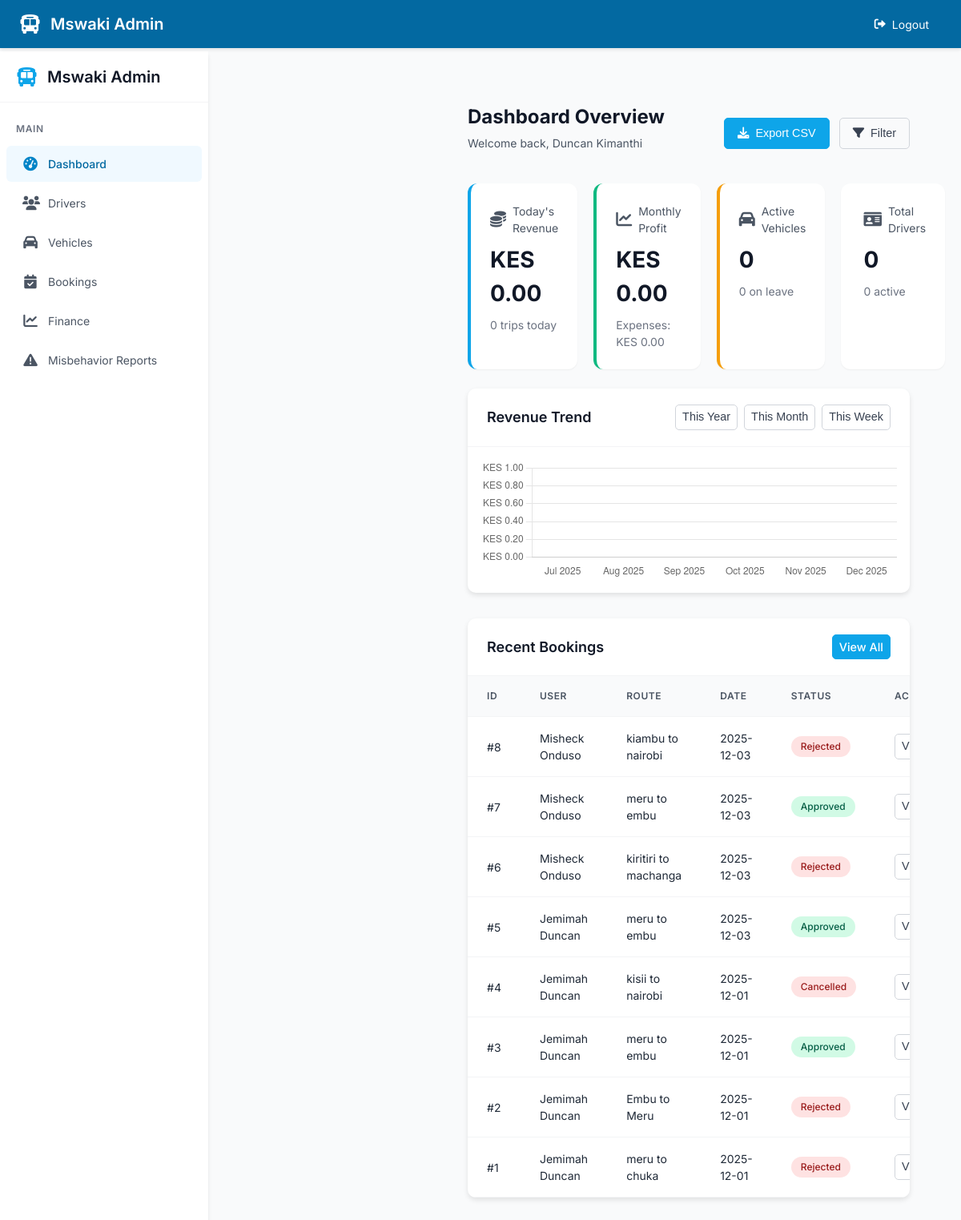
The app's page /admin/dashboard (signed in) with its own data.
### mswaki/models.py (models this page shows, shortened)
class User(db.Model, UserMixin):
    id = db.Column(db.Integer, primary_key=True)
    name = db.Column(db.String(100), nullable=False)
    email = db.Column(db.String(120), unique=True, nullable=False)
    password = db.Column(db.String(200), nullable=False)
    role = db.Column(db.String(20), nullable=False)
    rating = db.Column(db.Float, default=0.0)
    status = db.Column(db.String(10), default='active')

class Booking(db.Model):
    id = db.Column(db.Integer, primary_key=True)
    user_id = db.Column(db.Integer, db.ForeignKey('user.id'), nullable=False)
    seats = db.Column(db.Integer, nullable=False)
    pickup = db.Column(db.String(100), nullable=False)
    destination = db.Column(db.String(100), nullable=False)
    route = db.Column(db.String(100))  # optional
    reason = db.Column(db.String(200))
    status = db.Column(db.String(50), default="Pending")
    booking_date = db.Column(db.DateTime)  # when the ride is requested
    travel_date = db.Column(db.Date)       # new: day of travel
    travel_time = db.Column(db.Time)       # new: time of travel
    created_at = db.Column(db.DateTime, default=datetime.utcnow)
    rejection_reason = db.Column(db.String(200))
    user = db.relationship("User", backref="bookings")

### mswaki/routes.py (the view)
@routes.route("/admin/dashboard")
@role_required("admin")
def admin_dashboard():
    today = date.today()
    first_day = today.replace(day=1)
    last_day = (first_day + relativedelta(months=1)) - timedelta(days=1)
    today_data = DailyCollection.query.filter_by(date=today).all()
    today_revenue = sum(x.amount for x in today_data)
    today_trips = sum(x.trips for x in today_data)
    monthly_revenue = float(
        db.session.query(func.coalesce(func.sum(DailyCollection.amount), 0.0))
        .filter(DailyCollection.date.between(first_day, last_day))
        .scalar()
    )
    monthly_expenses = float(
        db.session.query(func.coalesce(func.sum(Expense.amount), 0.0))
        .filter(Expense.date.between(first_day, last_day))
        .scalar()
    )
    month_profit = monthly_revenue - monthly_expenses
    active_vehicles = Vehicle.query.filter_by(status="available").count()
    vehicles_on_leave = (
        db.session.query(Vehicle)
        .join(User, User.id == Vehicle.driver_id)
        .join(LeaveRequest, LeaveRequest.driver_id == User.id)
        .filter(
            LeaveRequest.status == "approved",
            LeaveRequest.start_date <= today,
            LeaveRequest.end_date >= today,
        )
        .distinct()
        .count()
    )
    pending_leaves = LeaveRequest.query.filter_by(status="pending").count()
    total_drivers = User.query.filter_by(role="driver").count()
    active_drivers = User.query.filter(
        User.role == "driver",
        func.lower(User.status) == "active"
    ).count()
    revenue_data = []
    months = []
    for i in range(5, -1, -1):
        month_start = first_day - relativedelta(months=i)
        month_end = (month_start + relativedelta(months=1)) - timedelta(days=1)
        month_rev = float(
            db.session.query(func.coalesce(func.sum(DailyCollection.amount), 0.0))
            .filter(DailyCollection.date.between(month_start, month_end))
            .scalar()
        )
        revenue_data.append(month_rev)
        months.append(month_start.strftime("%b %Y"))
    bookings = Booking.query.order_by(Booking.created_at.desc()).limit(10).all()
    booking_list = [
        {
            "id": b.id,
            "user_name": b.user.name if b.user else "N/A",
            "route": b.route or f"{b.pickup} to {b.destination}",
            "date": b.booking_date.strftime("%Y-%m-%d") if b.booking_date else b.created_at.strftime("%Y-%m-%d"),
            "status": b.status or "N/A",
        }
        for b in bookings
    ]
    stats = {
        "today_revenue": today_revenue,
        "today_trips": today_trips,
        "month_revenue": monthly_revenue,
        "month_expenses": monthly_expenses,
        "month_profit": month_profit,
        "active_vehicles": active_vehicles,
        "vehicles_on_leave": vehicles_on_leave,
        "pending_leaves": pending_leaves,
        "total_drivers": total_drivers,
        "active_drivers": active_drivers,
        "revenue_labels": months,
        "revenue_data": revenue_data,
    }
    return render_template("admin_dashboard.html", stats=stats, bookings=booking_list)

### mswaki/routes.py (called while the page is built, shortened)
def role_required(role):
    def decorator(f):
        @wraps(f)
        def decorated_function(*args, **kwargs):
            if not current_user.is_authenticated:
                flash("Please log in first.", "warning")
                return redirect(url_for("routes.login"))
            return f(*args, **kwargs)
        return decorated_function
    return decorator

### mswaki/templates/admin_dashboard.html (shortened to what this page needs)
{% extends "admin_base.html" %}
{% block content %}
<main class="main-content">
  <header class="admin-header">
    <div>
      <h1 class="page-title">Dashboard Overview</h1>
      <p class="text-gray-600">Welcome back, {{ current_user.name or 'Admin' }}</p>
    </div>
    <div class="admin-actions">
      <button id="export-csv" class="btn btn-primary" onclick="window.location.href='{{ url_for('routes.export_csv') }}'">
        <i class="fas fa-download"></i> Export CSV
      </button>
      <button id="filter-data" class="btn btn-outline">
        <i class="fas fa-filter"></i> Filter
      </button>
    </div>
  </header>
  <div class="stats-grid">
    <div class="stat-card primary">
      <div class="stat-label">
        <i class="fas fa-coins"></i> Today's Revenue
      </div>
      <div class="stat-value">KES {{ "%0.2f"|format(stats.today_revenue|float) }}</div>
      <div class="stat-extra">{{ stats.today_trips }} trips today</div>
    </div>
    <div class="stat-card success">
      <div class="stat-label">
        <i class="fas fa-chart-line"></i> Monthly Profit
      </div>
     <div class="stat-value">KES {{ "%0.2f"|format(stats.month_profit|float) }}</div>
<div class="stat-extra">Expenses: KES {{ "%0.2f"|format(stats.month_expenses|float) }}</div>
    </div>
    <div class="stat-card warning">
      <div class="stat-label">
        <i class="fas fa-car"></i> Active Vehicles
      </div>
      <div class="stat-value">{{ stats.active_vehicles }}</div>
      <div class="stat-extra">{{ stats.vehicles_on_leave }} on leave</div>
    </div>
    <div class="stat-card info">
      <div class="stat-label">
        <i class="fas fa-id-card"></i> Total Drivers
      </div>
      <div class="stat-value">{{ stats.total_drivers }}</div>
      <div class="stat-extra">{{ stats.active_drivers }} active</div>
    </div>
  </div>
  <div class="card">
    <div class="card-header">
      <h2 class="card-title">Revenue Trend</h2>
      <div class="card-actions">
        <button class="btn btn-sm btn-outline period-btn" data-period="year">This Year</button>
        <button class="btn btn-sm btn-outline active period-btn" data-period="month">This Month</button>
        <button class="btn btn-sm btn-outline period-btn" data-period="week">This Week</button>
      </div>
    </div>
    <div class="p-4">
      <div class="chart-container">
        <canvas id="revenue-chart"></canvas>
      </div>
    </div>
  </div>
  <div class="card">
    <div class="card-header">
      <h2 class="card-title">Recent Bookings</h2>
      <div class="card-actions">
        <a href="{{ url_for('routes.admin_bookings') }}" class="btn btn-sm btn-primary">View All</a>
      </div>
    </div>
    <div class="table-container">
      <table>
        <thead>
          <tr>
            <th>ID</th>
            <th>User</th>
            <th>Route</th>
            <th>Date</th>
            <th>Status</th>
            <th>Actions</th>
          </tr>
        </thead>
        <tbody>
          {% for b in bookings %}
          <tr>
            <td>#{{ b.id }}</td>
            <td>{{ b.user_name }}</td>
            <td>{{ b.route }}</td>
            <td>{{ b.date }}</td>
            <td>
              <span class="status-badge status-{{ b.status|lower|replace(' ', '-') }}">
                {{ b.status }}
              </span>
            </td>
            <td>
              <button class="btn btn-sm btn-outline view-booking" data-booking-id="{{ b.id }}">View</button>
            </td>
          </tr>
          {% else %}
          <tr>
            <td colspan="6" class="text-center py-4 text-gray-500">No recent bookings found</td>
          </tr>
          {% endfor %}
        </tbody>
      </table>
    </div>
  </div>
</main>
{% endblock %}
{% block scripts %}
<script>
document.addEventListener('DOMContentLoaded', function() {
    // Chart.js data from backend
    const revenueLabels = {{ stats.revenue_labels | safe }};
    const revenueData = {{ stats.revenue_data | safe }};
    const ctx = document.getElementById('revenue-chart').getContext('2d');
    new Chart(ctx, {
        type: 'bar',
        data: {
            labels: revenueLabels,
            datasets: [{
                label: 'Monthly Revenue (KES)',
                data: revenueData,
                backgroundColor: 'rgba(59, 130, 246, 0.7)',
                borderColor: 'rgba(59, 130, 246, 1)',
                borderWidth: 1,
                borderRadius: 4
            }]
        },
        options: {
            responsive: true,
            maintainAspectRatio: false,
            scales: {
                y: {
                    beginAtZero: true,
                    ticks: {
                        callback: function(value) {
                            return 'KES ' + value.toLocaleString(undefined, {minimumFractionDigits: 2, maximumFractionDigits: 2});
                        }
                    }
                },
                x: { grid: { display: false } }
            },
            plugins: {
                legend: { display: false },
                tooltip: {
                    callbacks: {
                        label: function(context) {
                            return 'KES ' + context.raw.toLocaleString(undefined, {minimumFractionDigits: 2, maximumFractionDigits: 2});
                        }
                    }
                }
            }
        }
    });
    // Handle view booking button clicks
    document.querySelectorAll('.view-booking').forEach(btn => {
        btn.addEventListener('click', function() {
            const bookingId = this.dataset.bookingId;
            if (bookingId) {
                window.location.href = `/admin/bookings/${bookingId}`;
            }
        });
    });
    // Export CSV
    const exportCsvBtn = document.getElementById('export-csv');
    if (exportCsvBtn) {
        exportCsvBtn.addEventListener('click', function() { console.log('Exporting CSV...'); });
    }
    // Filter button
    const filterBtn = document.getElementById('filter-data');
    if (filterBtn) {
        filterBtn.addEventListener('click', function() { alert('Filter functionality will be implemented here'); });
    }
});
</script>
{% endblock %}

### records on screen
User: name "Duncan Kimanthi"
User: user_name "Misheck Onduso" "Misheck Onduso" "Misheck Onduso"
Booking: status "Rejected"
Booking: status "Approved"
Booking: status "Rejected"
User: user_name "Jemimah Duncan" "Jemimah Duncan" "Jemimah Duncan" "Jemimah Duncan" "Jemimah Duncan"
Booking: status "Approved"
Booking: status "Cancelled"
Booking: status "Approved"
Booking: status "Rejected"
Booking: status "Rejected"

### other values on screen
{{ "%0.2f"|format(stats.today_revenue|float) }} "0.00"
{{ stats.today_trips }} "0"
{{ "%0.2f"|format(stats.month_profit|float) }} "0.00"
{{ "%0.2f"|format(stats.month_expenses|float) }} "0.00"
{{ stats.active_vehicles }} "0"
{{ stats.vehicles_on_leave }} "0"
{{ stats.total_drivers }} "0"
{{ stats.active_drivers }} "0"
{{ b.id }} "8" "7" "6" "5" "4" "3" "2" "1"
{{ b.route }} "kiambu to nairobi" "meru to embu" "kiritiri to machanga" "meru to embu" "kisii to nairobi" "meru to embu" "Embu to Meru" "meru to chuka"
{{ b.date }} "2025-12-03" "2025-12-03" "2025-12-03" "2025-12-03" "2025-12-01" "2025-12-01" "2025-12-01" "2025-12-01"
chart data {{ stats.revenue_data | safe }} [0.0, 0.0, 0.0, 0.0, 0.0, 0.0]
